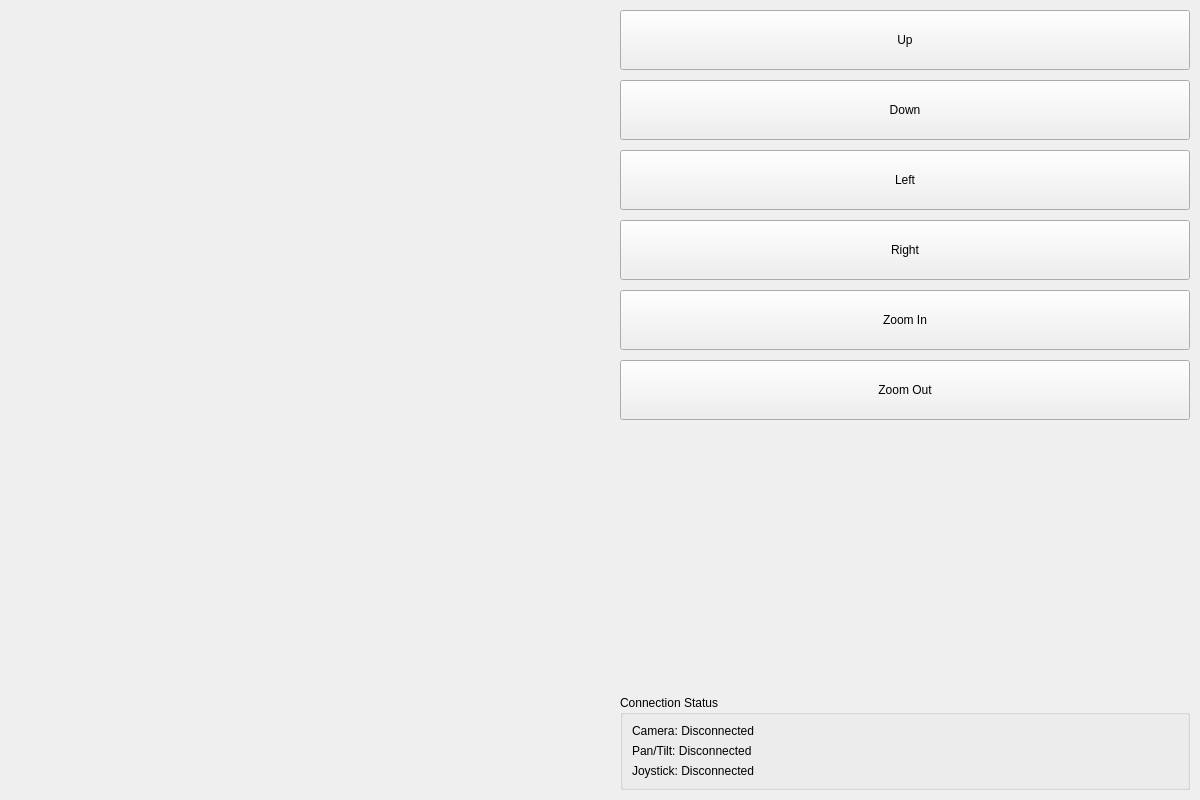
<?xml version="1.0" encoding="UTF-8"?>
<ui version="4.0">
 <class>MainControlView</class>
 <widget class="QWidget" name="MainControlView">
  <property name="geometry">
   <rect>
    <x>0</x>
    <y>0</y>
    <width>1200</width>
    <height>800</height>
   </rect>
  </property>
  <property name="windowTitle">
   <string>Main Control</string>
  </property>
  <layout class="QHBoxLayout" name="horizontalLayout">
   <property name="spacing">
    <number>10</number>
   </property>
   <property name="leftMargin">
    <number>10</number>
   </property>
   <property name="topMargin">
    <number>10</number>
   </property>
   <property name="rightMargin">
    <number>10</number>
   </property>
   <property name="bottomMargin">
    <number>10</number>
   </property>
   <item>
    <widget class="CameraWidget" name="cameraWidget" native="true">
     <property name="minimumSize">
      <size>
       <width>600</width>
       <height>0</height>
      </size>
     </property>
    </widget>
   </item>
   <item>
    <layout class="QVBoxLayout" name="controlLayout">
     <property name="spacing">
      <number>10</number>
     </property>
     <item>
      <widget class="QPushButton" name="btnUp">
       <property name="text">
        <string>Up</string>
       </property>
       <property name="minimumSize">
        <size>
         <width>0</width>
         <height>60</height>
        </size>
       </property>
      </widget>
     </item>
     <item>
      <widget class="QPushButton" name="btnDown">
       <property name="text">
        <string>Down</string>
       </property>
       <property name="minimumSize">
        <size>
         <width>0</width>
         <height>60</height>
        </size>
       </property>
      </widget>
     </item>
     <item>
      <widget class="QPushButton" name="btnLeft">
       <property name="text">
        <string>Left</string>
       </property>
       <property name="minimumSize">
        <size>
         <width>0</width>
         <height>60</height>
        </size>
       </property>
      </widget>
     </item>
     <item>
      <widget class="QPushButton" name="btnRight">
       <property name="text">
        <string>Right</string>
       </property>
       <property name="minimumSize">
        <size>
         <width>0</width>
         <height>60</height>
        </size>
       </property>
      </widget>
     </item>
     <item>
      <widget class="QPushButton" name="btnZoomIn">
       <property name="text">
        <string>Zoom In</string>
       </property>
       <property name="minimumSize">
        <size>
         <width>0</width>
         <height>60</height>
        </size>
       </property>
      </widget>
     </item>
     <item>
      <widget class="QPushButton" name="btnZoomOut">
       <property name="text">
        <string>Zoom Out</string>
       </property>
       <property name="minimumSize">
        <size>
         <width>0</width>
         <height>60</height>
        </size>
       </property>
      </widget>
     </item>
     <item>
      <spacer name="verticalSpacer">
       <property name="orientation">
        <enum>Qt::Vertical</enum>
       </property>
       <property name="sizeHint" stdset="0">
        <size>
         <width>20</width>
         <height>40</height>
        </size>
       </property>
      </spacer>
     </item>
     <item>
      <widget class="QGroupBox" name="statusGroupBox">
       <property name="title">
        <string>Connection Status</string>
       </property>
       <layout class="QVBoxLayout" name="statusLayout">
        <item>
         <widget class="QLabel" name="lblCameraStatus">
          <property name="text">
           <string>Camera: Disconnected</string>
          </property>
         </widget>
        </item>
        <item>
         <widget class="QLabel" name="lblPanTiltStatus">
          <property name="text">
           <string>Pan/Tilt: Disconnected</string>
          </property>
         </widget>
        </item>
        <item>
         <widget class="QLabel" name="lblJoystickStatus">
          <property name="text">
           <string>Joystick: Disconnected</string>
          </property>
         </widget>
        </item>
       </layout>
      </widget>
     </item>
    </layout>
   </item>
  </layout>
 </widget>
 <customwidgets>
  <customwidget>
   <class>CameraWidget</class>
   <extends>QWidget</extends>
   <header location="global">views/CameraWidget.h</header>
  </customwidget>
 </customwidgets>
 <resources/>
 <connections/>
</ui>
